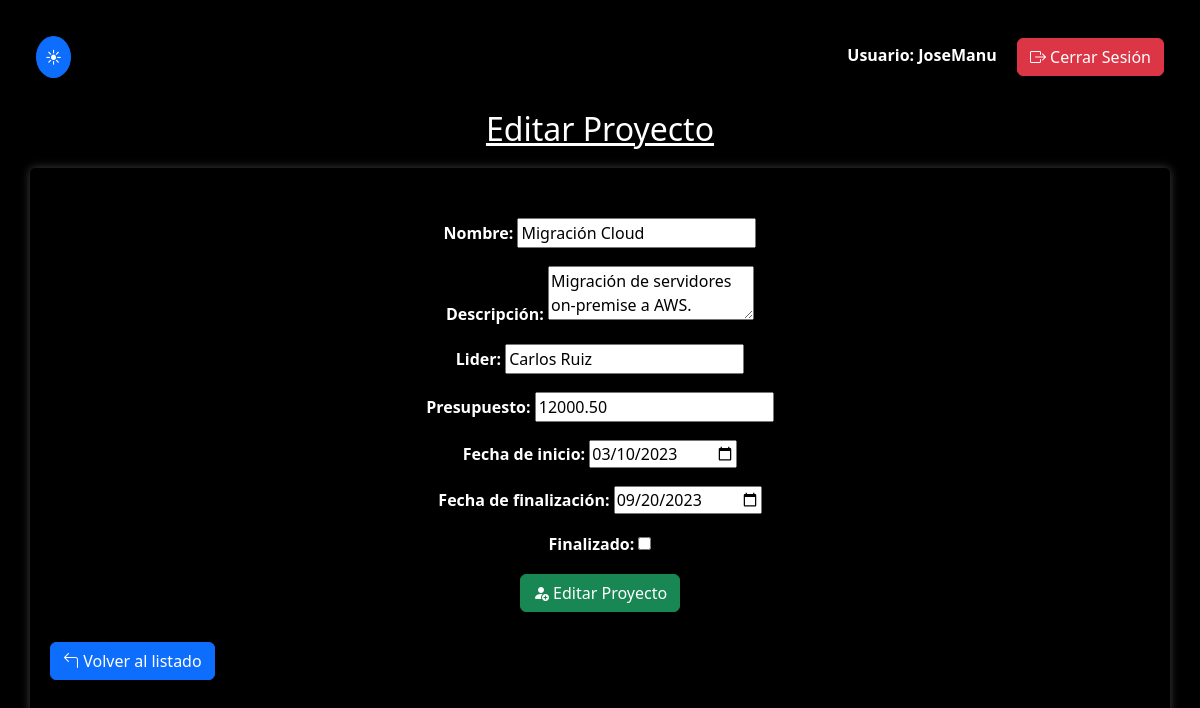
The app's page /index.php?action=edit&id=3 (signed in) with its own data.
### tables this page shows
CREATE TABLE `proyectos` (
  `id` int(11) NOT NULL AUTO_INCREMENT,
  `nombre` varchar(100) NOT NULL,
  `descripcion` text NOT NULL,
  `lider` varchar(100) NOT NULL,
  `presupuesto` decimal(10,2) NOT NULL,
  `fecha_inicio` date NOT NULL,
  `fecha_fin` date DEFAULT NULL,
  `finalizado` tinyint(1) NOT NULL DEFAULT 0,
  PRIMARY KEY (`id`)
);

### Models/Proyecto.php (called while the page is built, shortened)
<?php
class Proyecto
{
    private $PDO;
    private $tabla_nombre = "proyectos";
    public function __construct()
    {
        require_once 'Config/Database.php';
        $database = new Database();
        $this->PDO = $database->getConnection();
    }
    public function getById($id)
    {
        $query = "SELECT * FROM " . $this->tabla_nombre . " WHERE id = ? LIMIT 1";
        $stmt = $this->PDO->prepare($query);
        $stmt->bindParam(1, $id);
        $stmt->execute();
        return $stmt->fetch(PDO::FETCH_OBJ);
    }
}

### Config/Database.php (called while the page is built, shortened)
<?php
class Database
{
    private $host = 'localhost';
    private $db_name;
    private $username = 'LoginPhp';
    public function __construct($db_name = 'gestion_proyectos')
    {
        $this->db_name = $db_name;
    }
    private $password = '95f90HZJy3sb';
    public function getConnection()
    {
        $this->PDO = null;
        try {
            $dsn = "mysql:host=" . $this->host . ";dbname=" . $this->db_name . ";charset=utf8mb4";
            $this->PDO = new PDO($dsn, $this->username, $this->password);
            $this->PDO->setAttribute(PDO::ATTR_ERRMODE, PDO::ERRMODE_EXCEPTION);
            $this->PDO->setAttribute(PDO::ATTR_DEFAULT_FETCH_MODE, PDO::FETCH_ASSOC);
        } catch (PDOException $exception) {
            error_log("Error de conexión a BD: " . $exception->getMessage());
            echo '<div class="alert alert-danger text-center m-5" role="alert">
                    Error de conexión a la base de datos. Por favor, contacte al administrador.
                  </div>';
        }
        return $this->PDO;
    }
}

### Views/dashboard-editar.php (the view, shortened to what this page needs)
<!DOCTYPE html>
<html lang="es">
<head>
    <link rel="stylesheet" href="https://cdn.jsdelivr.net/npm/bootstrap-icons@1.13.1/font/bootstrap-icons.min.css">
    <link href="https://cdn.jsdelivr.net/npm/bootstrap@5.3.8/dist/css/bootstrap.min.css" rel="stylesheet">
    <link rel="stylesheet" href="./Views/css/dashboard-comun.css">
    <link rel="stylesheet" href="./Views/css/dashboard-form.css">
</head>
<body>
    <div class="d-flex justify-content-between align-items-center mb-3">
        <button id="btnOscuro" type="button" class="btn btn-primary rounded-circle m-3 p-2">🌙</button>
        <div>
            <span class="me-3 fw-bold">Usuario: <?php echo htmlspecialchars($_SESSION['idUser'] ?? 'Invitado'); ?></span>
            <a href="index.php?action=logout" class="btn btn-danger me-3">
                <i class="bi bi-box-arrow-right"></i> Cerrar Sesión
            </a>
        </div>
    </div>
    <h2>Editar Proyecto</h2>
    <div class="container">
        <form action="index.php?action=edit&id=<?php echo $proyecto_data->id; ?>" method="post">
            <label class="form-label"><b>Nombre:</b> <input type="text" name="nombre" id="nombre" value="<?php echo $proyecto_data->nombre; ?>"></label><br>
            <label class="form-label"><b>Descripción:</b> <textarea name="descripcion" id="descripcion"><?php echo $proyecto_data->descripcion; ?></textarea></label><br>
            <label class="form-label"><b>Lider:</b> <input type="text" name="lider" id="lider" value="<?php echo $proyecto_data->lider; ?>"></label><br>
            <label class="form-label"><b>Presupuesto:</b> <input type="number" name="presupuesto" id="presupuesto" value="<?php echo $proyecto_data->presupuesto; ?>"></label><br>
            <label class="form-label"><b>Fecha de inicio:</b> <input type="date" name="fecha_inicio" id="fecha_inicio" value="<?php echo $proyecto_data->fecha_inicio; ?>"></label><br>
            <label class="form-label"><b>Fecha de finalización:</b> <input type="date" name="fecha_fin" id="fecha_fin" value="<?php echo $proyecto_data->fecha_fin; ?>"></label><br>
            <label class="form-label"><b>Finalizado:</b> <input type="checkbox" name="finalizado" id="finalizado" <?php echo $proyecto_data->finalizado ? 'checked' : ''; ?>></label><br>
            <button type="submit" class="btn btn-success">
                <i class="bi bi-person-fill-add"></i> Editar Proyecto
            </button>
        </form>
        <p>
            <a href="index.php?action=index" class="btn btn-primary">
                <i class="bi bi-arrow-90deg-left"></i> Volver al listado
            </a>
        </p>
    </div>
</body>
</html>

### Views/css/dashboard-comun.css (style rules this page uses)
body { background-color: #f8f9fa; margin: 20px; }
h2 { margin-bottom: 20px; text-align: center; text-decoration: underline; }

### Views/css/dashboard-form.css (style rules this page uses)
.container { padding: 20px; border-radius: 5px; box-shadow: 0 0 10px rgba(128, 128, 128, 0.5); }
form { margin: 20px; text-align: center; }
label { margin: 10px; }
button { margin: 10px; }

### records on screen
proyectos: nombre "Migración Cloud", descripcion "Migración de servidores on-premise a AWS.", lider "Carlos Ruiz", presupuesto "12000.50", fecha_inicio "03/10/2023", fecha_fin "09/20/2023"

### other values on screen
$_SESSION['idUser'] "JoseManu"
